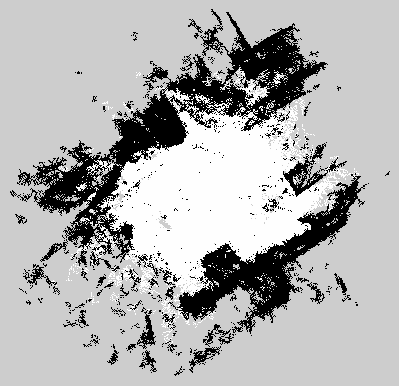
#> input picture src/navigation2/scripts/mymap.pgm, 399 x 386 px, found by its file name
$ python path_planning_service.py
#> lines starting #> are read from the running program, lines starting #| are printed output that depends on the picture; after the words box and inside, x2 and y2 are one past the last pixel; in counts of white or black regions, pixels touching at a corner belong together; long printed decimals are rounded
#!/usr/bin/env python3
import numpy as np
import cv2
import matplotlib.pyplot as plt
import random
from scipy.spatial import KDTree

class Node:
    def __init__(self, x, y, parent=None):
        self.x = x
        self.y = y
        self.parent = parent
        self.cost = 0  # Total cost to reach this node

class RRTStar:
    def __init__(self):
        self.nodes = []

    def add_node(self, node):
        self.nodes.append(node)

    def build_kd_tree(self):
        points = [(node.x, node.y) for node in self.nodes]
        self.kd_tree = KDTree(points)

    def get_nearest(self, sampled_point):
        if not self.nodes:
            return None
        self.build_kd_tree()
        distance, index = self.kd_tree.query(sampled_point)
        return self.nodes[index]

    def steer(self, from_node, to_point, step_size):
        dx = to_point[0] - from_node.x
        dy = to_point[1] - from_node.y
        dist = np.hypot(dx, dy)
        if dist <= step_size:
            new_x, new_y = to_point
        else:
            theta = np.arctan2(dy, dx)
            new_x = from_node.x + step_size * np.cos(theta)
            new_y = from_node.y + step_size * np.sin(theta)
        return Node(int(new_x), int(new_y), parent=from_node)

def load_map(map_image_path):
    map_img = cv2.imread(map_image_path, 0)  # Load in grayscale
#> map_img is the input picture: shape (386, 399); min 0, max 254, mean 177.4
    return cv2.threshold(map_img, 127, 255, cv2.THRESH_BINARY)[1]  # Binary threshold
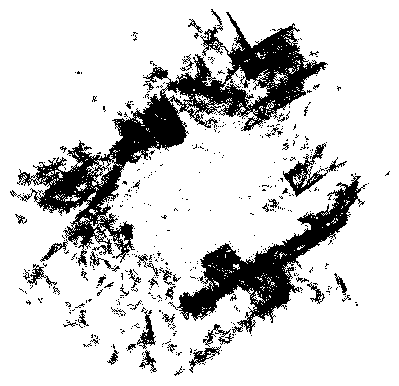
#> returned value: shape (386, 399); 82.5% white; 500 black regions (455 under 20 px), largest, box (x1, y1, x2, y2) and area: (17, 9, 328, 266) 14956, (177, 174, 367, 334) 7068, (283, 143, 347, 197) 774

def sample_point(map_shape):
    point = random.randint(0, map_shape[1] - 1), random.randint(0, map_shape[0] - 1)
    goal_point = (100, 100)
    x = np.random.choice([1, 2], p=[0.4, 0.6])
    return point if x == 1 else goal_point

def is_free(map_img, point, clearance=40):
    x, y = point
    patch = map_img[max(0, y-clearance):min(map_img.shape[0], y+clearance+1),
                    max(0, x-clearance):min(map_img.shape[1], x+clearance+1)]
    return np.all(patch == 255)

def distance(node1, node2):
    return np.hypot(node1.x - node2.x, node1.y - node2.y)

def rrt_star(map_img, start, goal, max_iterations, step_size=20, clearance=40):
#> called with start = (379, 141), goal = (400, 144), max_iterations = 10000, step_size = 20, clearance = 40
    rrt = RRTStar()
    start_node = Node(start[0], start[1])
    goal_node = Node(goal[0], goal[1])
    rrt.add_node(start_node)

    plt.figure()
    plt.imshow(map_img, cmap='gray')
    plt.scatter([start[0], goal[0]], [start[1], goal[1]], color='yellow', s=100)
    plt.title('RRT* Path Planning')

    for i in range(max_iterations):
        x, y = sample_point(map_img.shape)
        if not is_free(map_img, (x, y), clearance):
            continue

        nearest_node = rrt.get_nearest((x, y))
        new_node = rrt.steer(nearest_node, (x, y), step_size)

        if not is_free(map_img, (new_node.x, new_node.y), clearance):
            continue

        new_node.cost = nearest_node.cost + distance(nearest_node, new_node)
        rrt.add_node(new_node)

        plt.plot([nearest_node.x, new_node.x], [nearest_node.y, new_node.y], 'g-', linewidth=0.5)
        plt.plot(new_node.x, new_node.y, 'bo', markersize=2)
        plt.pause(0.01)

        if distance(new_node, goal_node) < step_size:
            goal_node.parent = new_node
            print("Path to goal found.")
            break
#> this loop made 4700 passes
#> point in sample_point on passes 2 to 4: (20, 132), (261, 248), (207, 155)
#> pass 1, in is_free, `patch = map_img[max(0, y-clearance):min(map_img.shape[0], y+clearance+..`:
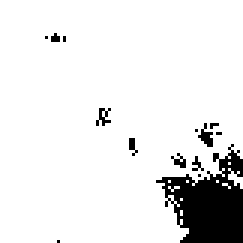
#> patch: shape (81, 81) (shown 3 times larger); 90.6% white; 14 black regions (12 under 20 px), largest, box (x1, y1, x2, y2) and area: (52, 48, 81, 81) 532, (66, 41, 71, 49) 20

    path = []
#> path = []
    node = goal_node
    while node.parent is not None:
        path.append((node.x, node.y))
        node = node.parent
#> after the loop, path = [(400, 144), (392, 126)]
    path.append((start_node.x, start_node.y))
    path.reverse()

    if path:
        path_x, path_y = zip(*path)
#> path_x = (379, 392, 400); path_y = (141, 126, 144)
        plt.plot(path_x, path_y, 'b-', linewidth=2)
    plt.show()
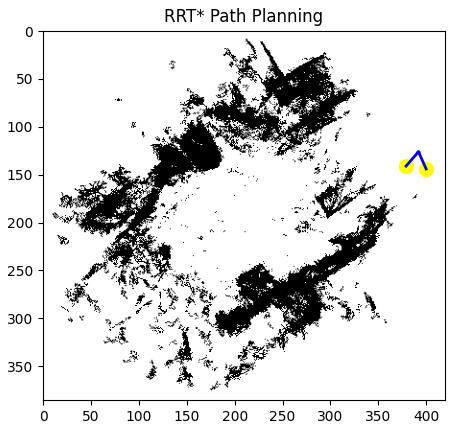
#> figure drawn by matplotlib, 1 panel

    return path, rrt.nodes

def pixel_to_whycon(imgx, imgy):
    goal_x = 0.02537 * imgx - 12.66
    goal_y = 0.02534 * imgy - 12.57
    goal_z = 27.0
    return [goal_x, goal_y, goal_z]

def replan_optimized_path(map_img, initial_path, step_size=70, clearance=40):
    rrt = RRTStar()
    start_node = Node(initial_path[0][0], initial_path[0][1])
    goal_node = Node(initial_path[-1][0], initial_path[-1][1])
    rrt.add_node(start_node)
    path = []
    path.append((start_node.x, start_node.y))

    for i in range(1, len(initial_path), 3):
        x, y = initial_path[i]
        path.append((x, y))
    path.append((initial_path[-1][0], initial_path[-1][1]))
    path.reverse()


    return path

def plot_path(map_img, initial_path, optimized_path):
    plt.figure()
    plt.imshow(map_img, cmap='gray')
    # Plot initial path
    initial_x, initial_y = zip(*initial_path)
    plt.plot(initial_x, initial_y, 'b-', linewidth=1, label="Initial Path")
    # Plot optimized path
    opt_x, opt_y = zip(*optimized_path)
    plt.plot(opt_x, opt_y, 'r-', linewidth=2, label="Optimized Path")
    plt.scatter([initial_path[0][0], initial_path[-1][0]], [initial_path[0][1], initial_path[-1][1]],
                color='yellow', s=100, label="Start/Goal")
    plt.legend()
    plt.title('Initial vs Optimized Path')
    plt.show()

# Load map and run initial RRT*
map_img = load_map('/home/nvidia/galileo2024/src/navigation2/scripts/mymap.pgm')
start = (379,141)
goal = (400, 144)
initial_path, _ = rrt_star(map_img, start, goal, max_iterations=10000)
#> initial_path = [(379, 141), (392, 126), (400, 144)]
print("Initial path length:", len(initial_path))
#| Initial path length: 3

# Re-plan for optimized path
optimized_path = replan_optimized_path(map_img, initial_path)
#> the loop in replan_optimized_path, `for i in range(1, len(initial_path), 3):` made 1 pass
#> after the loop in replan_optimized_path, `for i in range(1, len(initial_path), 3):`: path = [(379, 141), (392, 126)]
#> optimized_path = [(400, 144), (392, 126), (379, 141)]
print("Optimized path length:", len(optimized_path))
#| Optimized path length: 3

# Convert to WhyCon format
final_path = [pixel_to_whycon(x, y) for x, y in optimized_path]
#> final_path = [[-2.51, -8.92, 27], [-2.71, -9.38, 27], [-3.04, -9, 27]]
print("Final optimized path in WhyCon format:", final_path)
#| Final optimized path in WhyCon format: [[-2.512, -8.921, 27.0], [-2.715, -9.377, 27.0], [-3.045, -8.997, 27.0]]

# Plot initial and optimized paths
plot_path(map_img, initial_path, optimized_path)
#> in plot_path, `initial_x, initial_y = zip(*initial_path)`: initial_x = (379, 392, 400); initial_y = (141, 126, 144)
#> in plot_path, `opt_x, opt_y = zip(*optimized_path)`: opt_x = (400, 392, 379); opt_y = (144, 126, 141)
#> in plot_path, `plt.show()`:
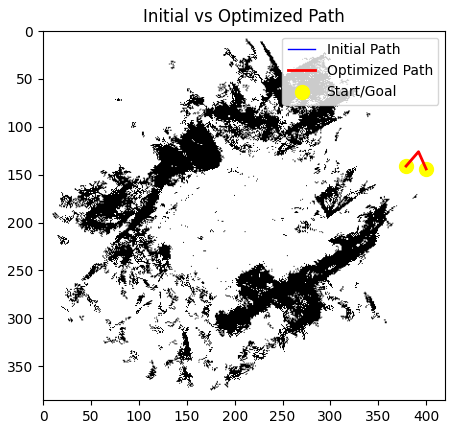
#> figure drawn by matplotlib, 1 panel
